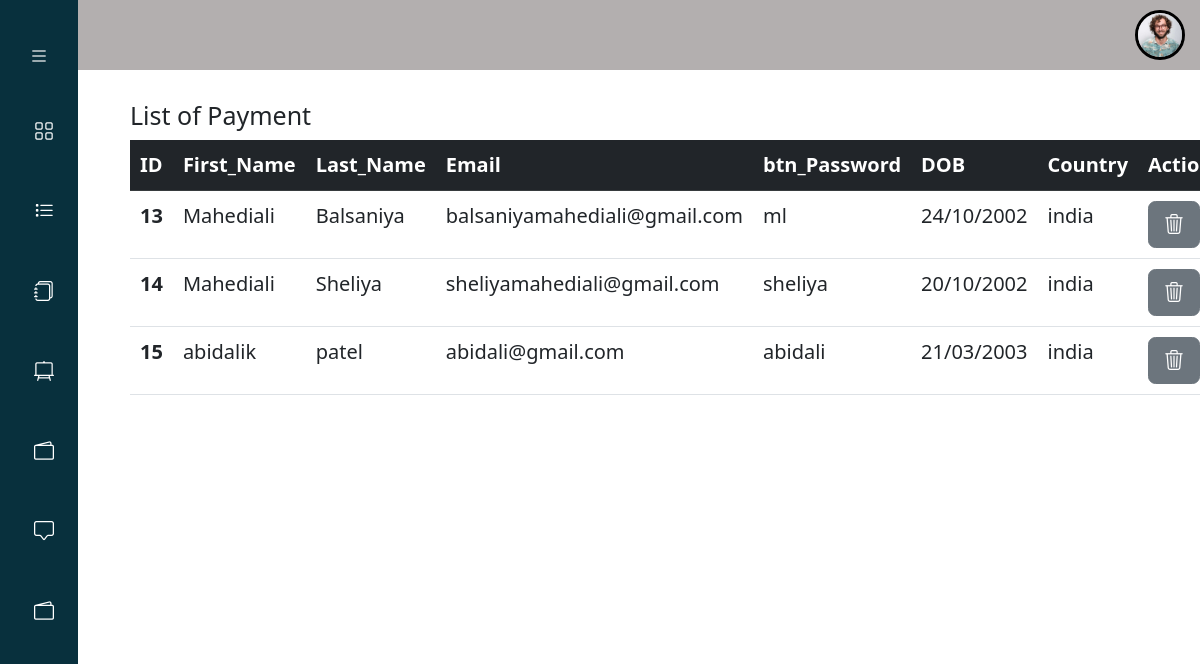
Page /Adimplan/User.php (signed in) on the committed database.
### tables this page shows
CREATE TABLE `signa` (
  `Id` int(25) NOT NULL,
  `First_Name` varchar(50) NOT NULL,
  `Last_Name` varchar(50) NOT NULL,
  `Email` varchar(50) NOT NULL,
  `btn_Password` varchar(50) NOT NULL,
  `DOB` varchar(50) NOT NULL,
  `Country` varchar(50) NOT NULL,
  `images` varchar(255) NOT NULL
);

### Adimplan/User.php (the view, shortened to what this page needs)
<!doctype html>
<html lang="en">
<head>
  <link rel="stylesheet" href="../CSS/style.css">
  <link rel="stylesheet" href="../CSS/adim1.css">
  <link href="https://cdn.jsdelivr.net/npm/bootstrap@5.2.3/dist/css/bootstrap.min.css" rel="stylesheet">
  <link rel="stylesheet" href="https://cdn.jsdelivr.net/npm/bootstrap-icons@1.10.2/font/bootstrap-icons.css">
</head>
<body>
  <?php
  include 'navbaradmin.php';
  include 'siderbar.php';
  include '../database/database.php';
  ?>
  <section class="dis">
    <div class="table1">
      <h1 class="fs-5">List of Payment</h1>
      <?php
      $sql = "Select * from signa";
      $result = $conn->query($sql);
      if ($result->num_rows > 0) {
        $num = 0;
      ?>
        <table class="table">
          <thead class="table-dark">
            <tr>
              <th scope="col">ID</th>
              <th scope="col">First_Name</th>
              <th scope="col">Last_Name</th>
              <th scope="col">Email</th>
              <th scope="col">btn_Password</th>
              <th scope="col">DOB</th>
              <th scope="col">Country</th>
              <th scope="col">Action</th>
            </tr>
          </thead>
          <tbody>
            <?php while ($row = $result->fetch_assoc()) { $num++; ?>
              <tr>
                <th scope="row"><?php echo $row['Id']; ?></th>
                <td><?php echo $row['First_Name']; ?></td>
                <td><?php echo $row['Last_Name']; ?></td>
                <td><?php echo $row['Email']; ?></td>
                <td><?php echo $row['btn_Password']; ?></td>
                <td><?php echo $row['DOB']; ?></td>
                <td><?php echo $row['Country']; ?></td>
                <td>
                  <form action="" method="POST" class="d-inline">
                    <button type="submit" class="btn btn-secondary mr-3" name="delete" value="Delete">
                      <i class="bi bi-trash3"></i>
                    </button>
                  </form>
                </td>
              </tr>
            <?php } ?>
          </tbody>
        </table>
      <?php } else {
        echo "0 result ";
      }
      ?><br><br>
    </div>
  </section>
</body>
</html>

### Adimplan/navbaradmin.php (shortened to what this page needs)
<link href="../css/nav.css" rel="stylesheet">
<?php
    include '../database/database.php';
    $query = "SELECT * FROM signa WHERE Id ={$_SESSION['UserId']}";
    $result = $conn->query($query);
    if(mysqli_num_rows($result) >0 )
    {
      $fetch = mysqli_fetch_assoc($result);
    }
    ?>
<nav class="navbar navbar-expand-lg fixed-top" style="background-color: #b3afaf;">
  <div class="container-fluid">
    <ul class="navbar-nav ms-auto mb-2 mb-lg-0">
      <li class="nav-item" style="  display: flex;align-items: center;">
        <img style="border-radius: 50px;border: 3px solid black;" width="50" height="50" src="<?php echo '../loginandsign/';?><?php echo $fetch['images'] ?>" onclick="toggleMenu()">
      </li>
    </ul>
  </div>
</nav>

### CSS/style.css (style rules this page uses)
* { margin: 0; padding: 0; box-sizing: border-box; font-size: 20px; }
.container, .container-fluid, .container-sm, .container-md, .container-lg, .container-xl { width: 100%; padding-right: 15px; padding-left: 15px; margin-right: auto; margin-left: auto; }
.top .container, .container-fluid, .container-sm, .container-md, .container-lg, .container-xl { width: 100%; padding-right: 15px; padding-left: 15px; margin-right: auto; margin-left: auto; }

### CSS/adim1.css (style rules this page uses)
.dis { max-width: 100%; }
.dis .table1 { margin-top: 100px; margin-left: auto; margin-right: 50px; width: 75%; }
@media (max-width:1200px) { .dis .table1 { width: 85%; } }

### CSS/nav.css (style rules this page uses)
* { margin: 0; padding: 0; box-sizing: border-box; font-size: 20px; }
nav { background-color: rgb(8, 48, 61); color: white; }

### rows in the picture
signa: images (picture), Id "14", First_Name "Mahediali", Last_Name "Sheliya", Email "sheliyamahediali@gmail.com", btn_Password "sheliya", DOB "20/10/2002", Country "india"
signa: Id "13", First_Name "Mahediali", Last_Name "Balsaniya", Email "balsaniyamahediali@gmail.com", btn_Password "ml", DOB "24/10/2002", Country "india"
signa: Id "15", First_Name "abidalik", Last_Name "patel", Email "abidali@gmail.com", btn_Password "abidali", DOB "21/03/2003", Country "india"
